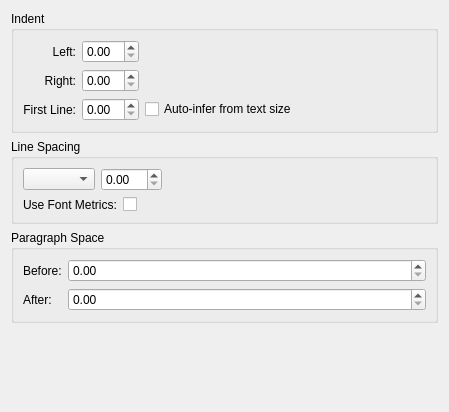
<?xml version="1.0" encoding="UTF-8"?>
<ui version="4.0">
 <class>ParagraphIndentSpacing</class>
 <widget class="QWidget" name="ParagraphIndentSpacing">
  <property name="geometry">
   <rect>
    <x>0</x>
    <y>0</y>
    <width>449</width>
    <height>412</height>
   </rect>
  </property>
  <property name="whatsThis">
   <string>&lt;p&gt;&lt;ul&gt;&lt;li&gt;&lt;b&gt;Single&lt;/b&gt;: The normal linespacing&lt;/li&gt;&lt;/ul&gt;&lt;/p&gt; </string>
  </property>
  <layout class="QGridLayout">
   <item row="0" column="0">
    <widget class="QGroupBox" name="groupBox">
     <property name="title">
      <string>Indent</string>
     </property>
     <layout class="QGridLayout" columnstretch="0,0,1">
      <item row="0" column="0">
       <widget class="QLabel">
        <property name="text">
         <string>Left:</string>
        </property>
        <property name="alignment">
         <set>Qt::AlignRight|Qt::AlignTrailing|Qt::AlignVCenter</set>
        </property>
        <property name="buddy">
         <cstring>left</cstring>
        </property>
       </widget>
      </item>
      <item row="0" column="1">
       <widget class="KoUnitDoubleSpinBox" name="left"/>
      </item>
      <item row="0" column="2" rowspan="2">
       <spacer>
        <property name="orientation">
         <enum>Qt::Horizontal</enum>
        </property>
        <property name="sizeHint" stdset="0">
         <size>
          <width>0</width>
          <height>0</height>
         </size>
        </property>
       </spacer>
      </item>
      <item row="1" column="0">
       <widget class="QLabel">
        <property name="text">
         <string>Right:</string>
        </property>
        <property name="alignment">
         <set>Qt::AlignRight|Qt::AlignTrailing|Qt::AlignVCenter</set>
        </property>
        <property name="buddy">
         <cstring>right</cstring>
        </property>
       </widget>
      </item>
      <item row="1" column="1">
       <widget class="KoUnitDoubleSpinBox" name="right"/>
      </item>
      <item row="2" column="0">
       <widget class="QLabel">
        <property name="text">
         <string>First Line:</string>
        </property>
        <property name="alignment">
         <set>Qt::AlignRight|Qt::AlignTrailing|Qt::AlignVCenter</set>
        </property>
        <property name="buddy">
         <cstring>first</cstring>
        </property>
       </widget>
      </item>
      <item row="2" column="1">
       <widget class="KoUnitDoubleSpinBox" name="first"/>
      </item>
      <item row="2" column="2">
       <widget class="QCheckBox" name="autoTextIndent">
        <property name="text">
         <string>Auto-infer from text size</string>
        </property>
       </widget>
      </item>
     </layout>
    </widget>
   </item>
   <item row="1" column="0">
    <widget class="QGroupBox">
     <property name="whatsThis">
      <string>&lt;p&gt;&lt;ul&gt;&lt;li&gt;&lt;b&gt;Single&lt;/b&gt;: The normal linespacing&lt;/li&gt;&lt;/ul&gt;&lt;/p&gt; </string>
     </property>
     <property name="title">
      <string>Line Spacing</string>
     </property>
     <layout class="QVBoxLayout">
      <item>
       <layout class="QHBoxLayout" stretch="0,0,1">
        <property name="margin">
         <number>0</number>
        </property>
        <item>
         <widget class="QComboBox" name="lineSpacing"/>
        </item>
        <item>
         <widget class="QStackedWidget" name="spacingStack">
          <property name="currentIndex">
           <number>0</number>
          </property>
          <widget class="QWidget" name="unitsPage">
           <layout class="QHBoxLayout">
            <property name="margin">
             <number>0</number>
            </property>
            <item>
             <widget class="KoUnitDoubleSpinBox" name="custom"/>
            </item>
           </layout>
          </widget>
          <widget class="QWidget" name="percentPage">
           <layout class="QHBoxLayout">
            <property name="margin">
             <number>0</number>
            </property>
            <item>
             <widget class="QSpinBox" name="proportional">
              <property name="suffix">
               <string> %</string>
              </property>
              <property name="minimum">
               <number>85</number>
              </property>
              <property name="maximum">
               <number>999</number>
              </property>
              <property name="singleStep">
               <number>5</number>
              </property>
              <property name="value">
               <number>100</number>
              </property>
             </widget>
            </item>
           </layout>
          </widget>
         </widget>
        </item>
        <item>
         <spacer>
          <property name="orientation">
           <enum>Qt::Horizontal</enum>
          </property>
          <property name="sizeHint" stdset="0">
           <size>
            <width>0</width>
            <height>0</height>
           </size>
          </property>
         </spacer>
        </item>
       </layout>
      </item>
      <item>
       <layout class="QFormLayout">
        <property name="fieldGrowthPolicy">
         <enum>QFormLayout::ExpandingFieldsGrow</enum>
        </property>
        <property name="margin">
         <number>0</number>
        </property>
        <item row="0" column="0">
         <widget class="QLabel">
          <property name="text">
           <string>Use Font Metrics:</string>
          </property>
          <property name="buddy">
           <cstring>useFont</cstring>
          </property>
         </widget>
        </item>
        <item row="0" column="1">
         <widget class="QCheckBox" name="useFont">
          <property name="text">
           <string/>
          </property>
         </widget>
        </item>
       </layout>
      </item>
     </layout>
    </widget>
   </item>
   <item row="2" column="0">
    <widget class="QGroupBox">
     <property name="title">
      <string>Paragraph Space</string>
     </property>
     <layout class="QFormLayout">
      <item row="0" column="0">
       <widget class="QLabel">
        <property name="text">
         <string>Before:</string>
        </property>
        <property name="buddy">
         <cstring>before</cstring>
        </property>
       </widget>
      </item>
      <item row="0" column="1">
       <widget class="KoUnitDoubleSpinBox" name="before"/>
      </item>
      <item row="1" column="0">
       <widget class="QLabel">
        <property name="text">
         <string>After:</string>
        </property>
        <property name="buddy">
         <cstring>after</cstring>
        </property>
       </widget>
      </item>
      <item row="1" column="1">
       <widget class="KoUnitDoubleSpinBox" name="after"/>
      </item>
     </layout>
    </widget>
   </item>
   <item row="3" column="0">
    <spacer>
     <property name="orientation">
      <enum>Qt::Vertical</enum>
     </property>
     <property name="sizeHint" stdset="0">
      <size>
       <width>313</width>
       <height>16</height>
      </size>
     </property>
    </spacer>
   </item>
  </layout>
 </widget>
 <customwidgets>
  <customwidget>
   <class>KoUnitDoubleSpinBox</class>
   <extends>QDoubleSpinBox</extends>
   <header>KoUnitDoubleSpinBox.h</header>
  </customwidget>
 </customwidgets>
 <resources/>
 <connections/>
</ui>
